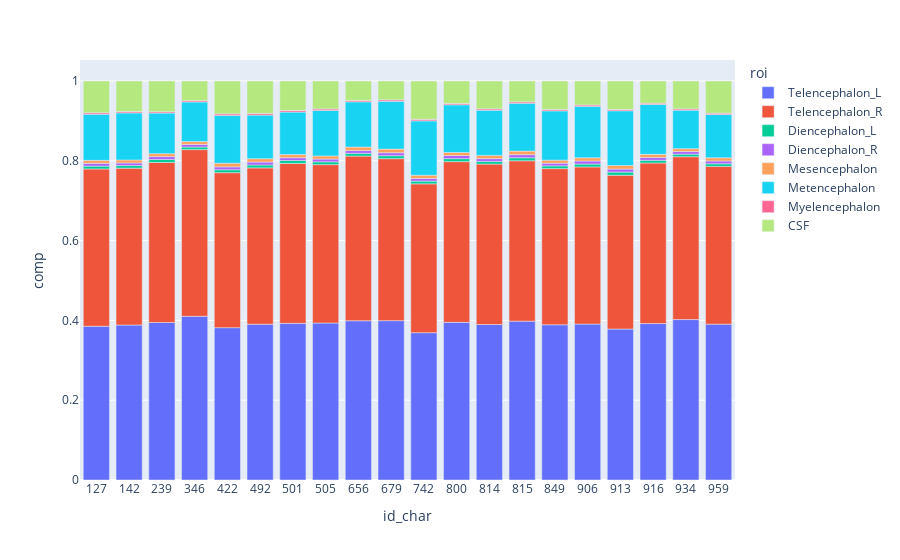

Notebook source saved alongside this figure:
### Markdown cell above
Let's now replot our compositional data (but now normalized to have height 1).

### Code cell
fig = px.bar(dat, x = "id_char", y = "comp", color = "roi")
fig.show()

### Figure 1 — Plotly figure (JSON) as saved in the notebook; plotly's stock layout.template omitted (floating-point values rounded to 4 significant figures)
{"data": [{"alignmentgroup": "True", "hovertemplate": "roi=Telencephalon_L<br>id_char=%{x}<br>comp=%{y}<extra></extra>", "legendgroup": "Telencephalon_L", "marker": {"color": "#636efa", "pattern": {"shape": ""}}, "name": "Telencephalon_L", "offsetgroup": "Telencephalon_L", "orientation": "v", "showlegend": true, "textposition": "auto", "type": "bar", "x": ["127", "142", "239", "346", "422", "492", "501", "505", "656", "679", "742", "800", "814", "815", "849", "906", "913", "916", "934", "959"], "xaxis": "x", "y": [0.3853, 0.3884, 0.3948, 0.4103, 0.3818, 0.3904, 0.3926, 0.3935, 0.3991, 0.3993, 0.3692, 0.3951, 0.3896, 0.3981, 0.3891, 0.3908, 0.3784, 0.3921, 0.4021, 0.3906], "yaxis": "y"}, {"alignmentgroup": "True", "hovertemplate": "roi=Telencephalon_R<br>id_char=%{x}<br>comp=%{y}<extra></extra>", "legendgroup": "Telencephalon_R", "marker": {"color": "#EF553B", "pattern": {"shape": ""}}, "name": "Telencephalon_R", "offsetgroup": "Telencephalon_R", "orientation": "v", "showlegend": true, "textposition": "auto", "type": "bar", "x": ["127", "142", "239", "346", "422", "492", "501", "505", "656", "679", "742", "800", "814", "815", "849", "906", "913", "916", "934", "959"], "xaxis": "x", "y": [0.3943, 0.3931, 0.4011, 0.4177, 0.3885, 0.3919, 0.4008, 0.3969, 0.4127, 0.406, 0.373, 0.4028, 0.4021, 0.4019, 0.3914, 0.3937, 0.3854, 0.4024, 0.4082, 0.3954], "yaxis": "y"}, {"alignmentgroup": "True", "hovertemplate": "roi=Diencephalon_L<br>id_char=%{x}<br>comp=%{y}<extra></extra>", "legendgroup": "Diencephalon_L", "marker": {"color": "#00cc96", "pattern": {"shape": ""}}, "name": "Diencephalon_L", "offsetgroup": "Diencephalon_L", "orientation": "v", "showlegend": true, "textposition": "auto", "type": "bar", "x": ["127", "142", "239", "346", "422", "492", "501", "505", "656", "679", "742", "800", "814", "815", "849", "906", "913", "916", "934", "959"], "xaxis": "x", "y": [0.007025, 0.006519, 0.007303, 0.006482, 0.007299, 0.00726, 0.007226, 0.006979, 0.006886, 0.007444, 0.0069, 0.00748, 0.006739, 0.007635, 0.006833, 0.007365, 0.007883, 0.006715, 0.006341, 0.006575], "yaxis": "y"}, {"alignmentgroup": "True", "hovertemplate": "roi=Diencephalon_R<br>id_char=%{x}<br>comp=%{y}<extra></extra>", "legendgroup": "Diencephalon_R", "marker": {"color": "#ab63fa", "pattern": {"shape": ""}}, "name": "Diencephalon_R", "offsetgroup": "Diencephalon_R", "orientation": "v", "showlegend": true, "textposition": "auto", "type": "bar", "x": ["127", "142", "239", "346", "422", "492", "501", "505", "656", "679", "742", "800", "814", "815", "849", "906", "913", "916", "934", "959"], "xaxis": "x", "y": [0.007022, 0.006458, 0.007358, 0.006559, 0.007279, 0.007346, 0.007062, 0.006984, 0.007001, 0.007439, 0.006744, 0.007829, 0.006983, 0.00772, 0.006747, 0.007576, 0.007628, 0.006922, 0.006608, 0.006963], "yaxis": "y"}, {"alignmentgroup": "True", "hovertemplate": "roi=Mesencephalon<br>id_char=%{x}<br>comp=%{y}<extra></extra>", "legendgroup": "Mesencephalon", "marker": {"color": "#FFA15A", "pattern": {"shape": ""}}, "name": "Mesencephalon", "offsetgroup": "Mesencephalon", "orientation": "v", "showlegend": true, "textposition": "auto", "type": "bar", "x": ["127", "142", "239", "346", "422", "492", "501", "505", "656", "679", "742", "800", "814", "815", "849", "906", "913", "916", "934", "959"], "xaxis": "x", "y": [0.00745, 0.007487, 0.007412, 0.007187, 0.009181, 0.008499, 0.007849, 0.007819, 0.008757, 0.009085, 0.008014, 0.007713, 0.008118, 0.008914, 0.007609, 0.008003, 0.008854, 0.007986, 0.007188, 0.007973], "yaxis": "y"}, {"alignmentgroup": "True", "hovertemplate": "roi=Metencephalon<br>id_char=%{x}<br>comp=%{y}<extra></extra>", "legendgroup": "Metencephalon", "marker": {"color": "#19d3f3", "pattern": {"shape": ""}}, "name": "Metencephalon", "offsetgroup": "Metencephalon", "orientation": "v", "showlegend": true, "textposition": "auto", "type": "bar", "x": ["127", "142", "239", "346", "422", "492", "501", "505", "656", "679", "742", "800", "814", "815", "849", "906", "913", "916", "934", "959"], "xaxis": "x", "y": [0.1157, 0.118, 0.1017, 0.09919, 0.1195, 0.1092, 0.1066, 0.114, 0.1133, 0.12, 0.1363, 0.1195, 0.1132, 0.1199, 0.1236, 0.1289, 0.1372, 0.1252, 0.09651, 0.1084], "yaxis": "y"}, {"alignmentgroup": "True", "hovertemplate": "roi=Myelencephalon<br>id_char=%{x}<br>comp=%{y}<extra></extra>", "legendgroup": "Myelencephalon", "marker": {"color": "#FF6692", "pattern": {"shape": ""}}, "name": "Myelencephalon", "offsetgroup": "Myelencephalon", "orientation": "v", "showlegend": true, "textposition": "auto", "type": "bar", "x": ["127", "142", "239", "346", "422", "492", "501", "505", "656", "679", "742", "800", "814", "815", "849", "906", "913", "916", "934", "959"], "xaxis": "x", "y": [0.003608, 0.003497, 0.003288, 0.003251, 0.004005, 0.004045, 0.004077, 0.003645, 0.003491, 0.003607, 0.003727, 0.003402, 0.003376, 0.003434, 0.003529, 0.003377, 0.003354, 0.003041, 0.003274, 0.003433], "yaxis": "y"}, {"alignmentgroup": "True", "hovertemplate": "roi=CSF<br>id_char=%{x}<br>comp=%{y}<extra></extra>", "legendgroup": "CSF", "marker": {"color": "#B6E880", "pattern": {"shape": ""}}, "name": "CSF", "offsetgroup": "CSF", "orientation": "v", "showlegend": true, "textposition": "auto", "type": "bar", "x": ["127", "142", "239", "346", "422", "492", "501", "505", "656", "679", "742", "800", "814", "815", "849", "906", "913", "916", "934", "959"], "xaxis": "x", "y": [0.07965, 0.07642, 0.07702, 0.04931, 0.08244, 0.08139, 0.07375, 0.0701, 0.04874, 0.04711, 0.09612, 0.05626, 0.06979, 0.05234, 0.07128, 0.0602, 0.07129, 0.05562, 0.06982, 0.08064], "yaxis": "y"}], "layout": {"autosize": true, "barmode": "relative", "legend": {"title": {"text": "roi"}, "tracegroupgap": 0}, "margin": {"t": 60}, "xaxis": {"anchor": "y", "autorange": true, "domain": [0, 1], "range": [-0.5, 19.5], "title": {"text": "id_char"}, "type": "category"}, "yaxis": {"anchor": "x", "autorange": true, "domain": [0, 1], "range": [0, 1.053], "title": {"text": "comp"}, "type": "linear"}}}
